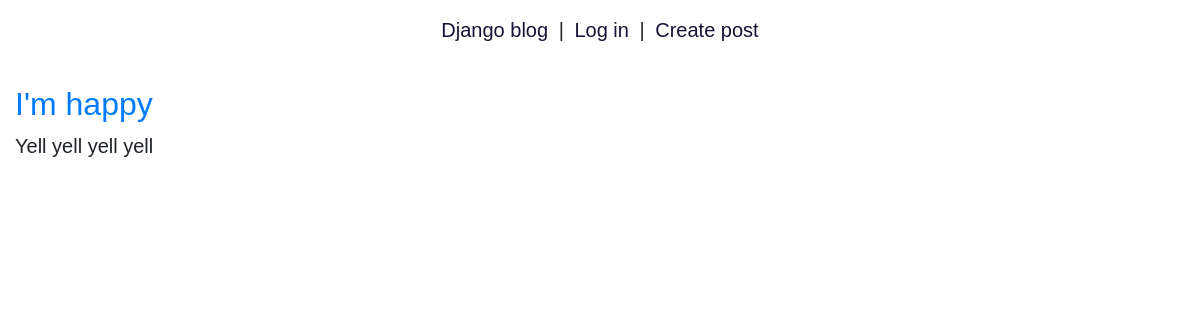
The app's page /, older data.
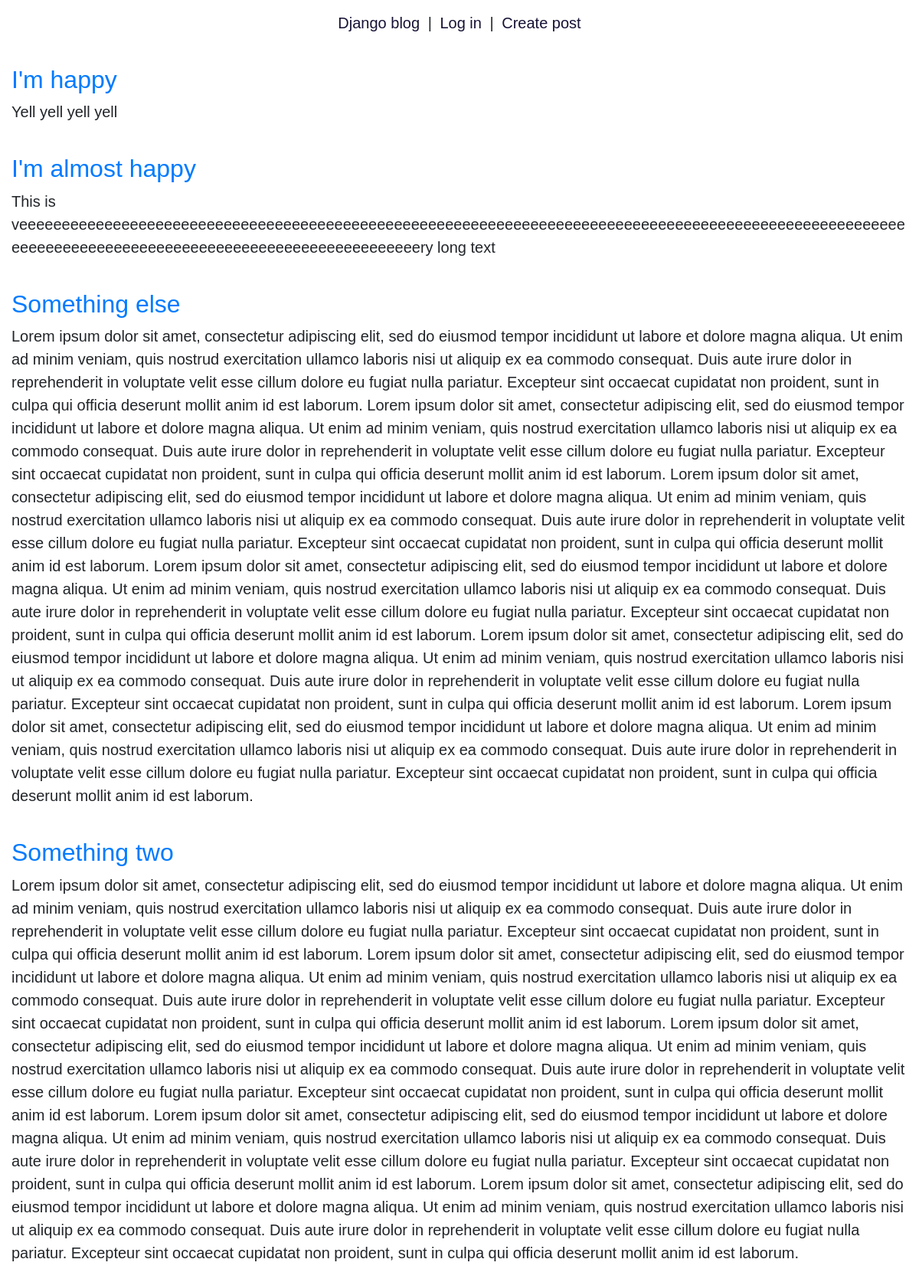
The same page, newer data.
### blog/models.py (models this page shows, shortened)
class Post(models.Model):
    title = models.CharField(max_length=200)
    author = models.ForeignKey(
        'auth.User',
        on_delete=models.CASCADE,
    )
    body = models.TextField()

### blog/views.py (the view)
# urls.py: path('', BlogListView.as_view(), name="index"),
class BlogListView(ListView):
    model = Post
    template_name = 'index.html'
    context_object_name = 'all_posts_list'

### templates/index.html
{% extends 'base.html' %}
{% block content %}
    {% for post in all_posts_list %}
        <div class="post-entry">
            <h2><a href="#">{{ post.title }}</a></h2>
            <p>{{post.body}}</p>
        </div>
    {% endfor %}
{% endblock content %}

Row changes from the older to the newer data that the page shows:
added Post: title "I'm almost happy", body "This is veeeeeeeeeeeeeeeeeeeeeeeeeeeeeeeeeeeeeeeeeeeeeeeeeeeeeeeeeeeeeeeeeeeeeeeeeeeeeeeeeeeeeeeeeeeeeeeeeeeeeeeeeeeeeeeeeeeeeeeeeeeeeeeeeeeeeeeeeeeeeeeeeeeeeeeery long text"
added Post: title "Something else", body "Lorem ipsum dolor sit amet, consectetur adipiscing elit, sed do eiusmod tempor incididunt ut labore et dolore magna aliqua. Ut enim ad minim veniam, quis nostrud exercitation ullamco laboris nisi ut aliquip ex ea commodo consequat. Duis aute irure dolor in reprehenderit in voluptate velit esse cillum dolore eu fugiat nulla pariatur. Excepteur sint occaecat cupidatat non proident, sunt in culpa qui officia deserunt mollit anim id est laborum. Lorem ipsum dolor sit amet, consectetur adipiscing elit, sed do eiusmod tempor incididunt ut labore et dolore magna aliqua. Ut enim ad minim veniam, quis nostrud exercitation ullamco laboris nisi ut aliquip ex ea commodo consequat. Duis aute irure dolor…"
added Post: title "Something two", body "Lorem ipsum dolor sit amet, consectetur adipiscing elit, sed do eiusmod tempor incididunt ut labore et dolore magna aliqua. Ut enim ad minim veniam, quis nostrud exercitation ullamco laboris nisi ut aliquip ex ea commodo consequat. Duis aute irure dolor in reprehenderit in voluptate velit esse cillum dolore eu fugiat nulla pariatur. Excepteur sint occaecat cupidatat non proident, sunt in culpa qui officia deserunt mollit anim id est laborum. Lorem ipsum dolor sit amet, consectetur adipiscing elit, sed do eiusmod tempor incididunt ut labore et dolore magna aliqua. Ut enim ad minim veniam, quis nostrud exercitation ullamco laboris nisi ut aliquip ex ea commodo consequat. Duis aute irure dolor…"
